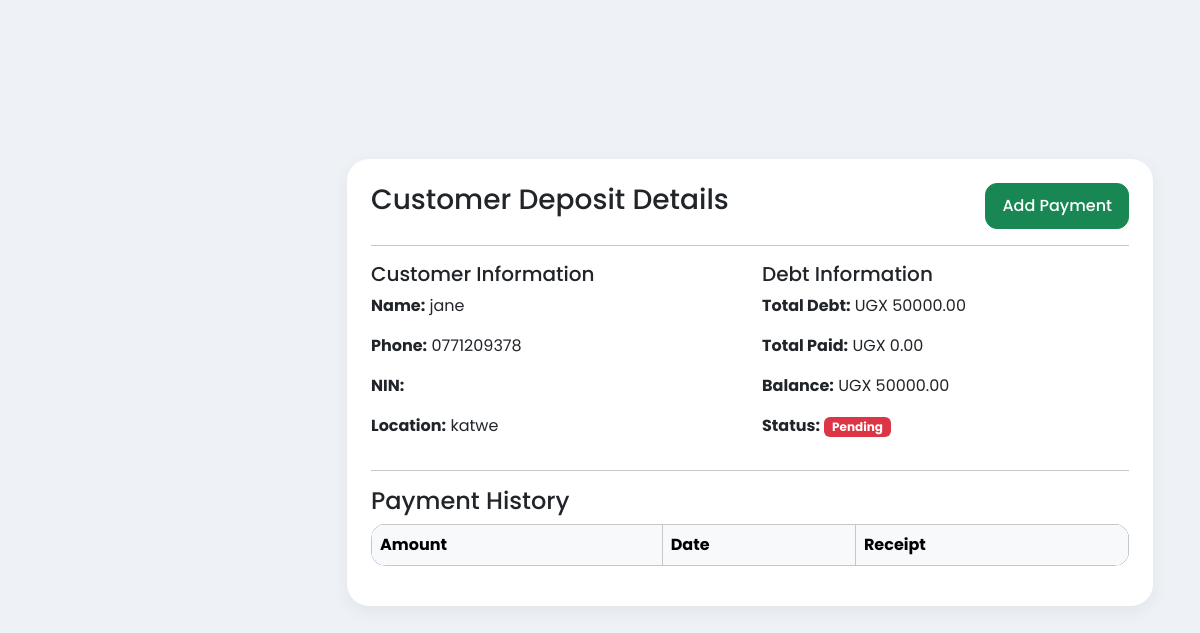
The page /deposists/3/ on the database its author committed.
### deposists/models.py (models this page shows, shortened)
class Deposit(models.Model):
    STATUS = (
        ('pending', 'Pending'),
        ('paid', 'Paid'),
    )
    customer = models.ForeignKey(Customer, on_delete=models.CASCADE, related_name='deposits')
    sale = models.OneToOneField(Sale, on_delete=models.CASCADE, related_name='deposit')
    total_amount = models.DecimalField(max_digits=12, decimal_places=2)
    amount_paid = models.DecimalField(max_digits=12, decimal_places=2, default=0)
    balance = models.DecimalField(max_digits=12, decimal_places=2)
    status = models.CharField(max_length=10, choices=STATUS, default='pending')
    first_payment_date = models.DateTimeField(auto_now_add=True)
    created_at = models.DateTimeField(auto_now_add=True)

### sales/models.py (models this page shows, shortened)
class Customer(models.Model):
    CUSTOMER_TYPES = (
        ('walk_in', 'Walk In'),
        ('retailer', 'Retailer'),
        ('wholesaler', 'Wholesaler'),
    )
    name = models.CharField(max_length=255)
    customer_type = models.CharField(max_length=20, choices=CUSTOMER_TYPES)
    phone = models.CharField(max_length=20, blank=True, null=True)
    location = models.CharField(max_length=255)
    distance_km = models.DecimalField(max_digits=10, decimal_places=2, default=0)
    created_at = models.DateTimeField(auto_now_add=True)

### deposists/views.py (the view)
# urls.py: path('<int:id>/', views.deposit_detail, name='deposit_detail'),
def deposit_detail(request, id):
    deposit = get_object_or_404(Deposit, id=id)
    payments = deposit.payments.all()
    return render(request, 'deposit_details.html', {
        'deposit': deposit,
        'payments': payments
    })

### deposists/templates/deposit_details.html (shortened to what this page needs)
{% extends 'base.html' %}
{% block content %}
<div class="container mt-4">
    <div class="card p-4">
        <div class="d-flex justify-content-between">
            <h3>Customer Deposit Details</h3>
            <a
                href="{% url 'add_payment' deposit.id %}"
                class="btn btn-success">
                Add Payment
            </a>
        </div>
        <hr>
        <div class="row">
            <div class="col-md-6">
                <h5>Customer Information</h5>
                <p>
                    <strong>Name:</strong>
                    {{ deposit.customer.name }}
                </p>
                <p>
                    <strong>Phone:</strong>
                    {{ deposit.customer.phone }}
                </p>
                <p>
                    <strong>NIN:</strong>
                </p>
                <p>
                    <strong>Location:</strong>
                    {{ deposit.customer.location }}
                </p>
            </div>
            <div class="col-md-6">
                <h5>Debt Information</h5>
                <p>
                    <strong>Total Debt:</strong>
                    UGX {{ deposit.total_amount }}
                </p>
                <p>
                    <strong>Total Paid:</strong>
                    UGX {{ deposit.amount_paid }}
                </p>
                <p>
                    <strong>Balance:</strong>
                    UGX {{ deposit.balance }}
                </p>
                <p>
                    <strong>Status:</strong>
                    {% if deposit.status == 'paid' %}
                        <span class="badge bg-success">
                            Paid
                        </span>
                    {% else %}
                        <span class="badge bg-danger">
                            Pending
                        </span>
                    {% endif %}
                </p>
            </div>
        </div>
        <hr>
        <h4>Payment History</h4>
        <table class="table table-bordered">
            <thead class="table-light">
                <tr>
                    <th>Amount</th>
                    <th>Date</th>
                    <th>Receipt</th>
                </tr>
            </thead>
        </table>
    </div>
</div>
{% endblock %}

### nyondo_stock_project/static/styles.css (style rules this page uses)
* { margin: 0; padding: 0; box-sizing: border-box; }
body { font-family: 'Poppins', sans-serif; background: #eef2f7; overflow-x: hidden; }
.card { border: none; border-radius: 22px; background: white; box-shadow: 0 5px 18px rgba(0,0,0,0.06); transition: 0.3s ease; }
.table { border-radius: 15px; overflow: hidden; background: white; }
thead { background: #1e3a8a; color: white; }
.btn { border-radius: 12px; font-weight: 500; padding: 10px 16px; }

### rows shown on the page
Deposit: customer.name "jane", customer.phone "0771209378", customer.location "katwe", total_amount "50000.00", amount_paid "0.00", balance "50000.00"
